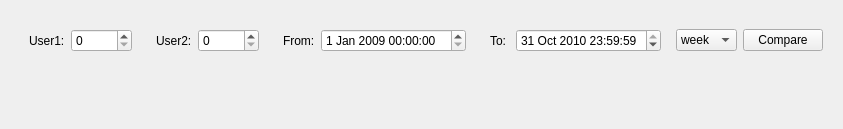
      <widget class="QWidget" name="c">
       <attribute name="title">
        <string>Comparison</string>
       </attribute>
       <layout class="QVBoxLayout" name="verticalLayout_17">
        <item>
         <widget class="QWidget" name="widget_15" native="true">
          <layout class="QHBoxLayout" name="horizontalLayout_18">
           <item>
            <widget class="QWidget" name="widget_18" native="true">
             <layout class="QHBoxLayout" name="horizontalLayout_13">
              <item>
               <widget class="QLabel" name="label_26">
                <property name="text">
                 <string>User1:</string>
                </property>
               </widget>
              </item>
              <item>
               <widget class="QSpinBox" name="user_1">
                <property name="maximum">
                 <number>22324</number>
                </property>
               </widget>
              </item>
             </layout>
            </widget>
           </item>
           <item>
            <widget class="QWidget" name="widget_19" native="true">
             <layout class="QHBoxLayout" name="horizontalLayout_15">
              <item>
               <widget class="QLabel" name="label_27">
                <property name="text">
                 <string>User2:</string>
                </property>
               </widget>
              </item>
              <item>
               <widget class="QSpinBox" name="user_2">
                <property name="maximum">
                 <number>22324</number>
                </property>
               </widget>
              </item>
             </layout>
            </widget>
           </item>
           <item>
            <widget class="QWidget" name="widget_20" native="true">
             <layout class="QHBoxLayout" name="horizontalLayout_16">
              <item>
               <widget class="QLabel" name="label_28">
                <property name="text">
                 <string>From:</string>
                </property>
               </widget>
              </item>
              <item>
               <widget class="QDateTimeEdit" name="time_start_3">
                <property name="dateTime">
                 <datetime>
                  <hour>0</hour>
                  <minute>0</minute>
                  <second>0</second>
                  <year>2009</year>
                  <month>1</month>
                  <day>1</day>
                 </datetime>
                </property>
               </widget>
              </item>
             </layout>
            </widget>
           </item>
           <item>
            <widget class="QWidget" name="widget_21" native="true">
             <layout class="QHBoxLayout" name="horizontalLayout_17">
              <item>
               <widget class="QLabel" name="label_29">
                <property name="text">
                 <string>To: </string>
                </property>
               </widget>
              </item>
              <item>
               <widget class="QDateTimeEdit" name="time_end_3">
                <property name="dateTime">
                 <datetime>
                  <hour>23</hour>
                  <minute>59</minute>
                  <second>59</second>
                  <year>2010</year>
                  <month>10</month>
                  <day>31</day>
                 </datetime>
                </property>
               </widget>
              </item>
             </layout>
            </widget>
           </item>
           <item>
            <widget class="QComboBox" name="comboBox_3">
             <item>
              <property name="text">
               <string>week</string>
              </property>
             </item>
             <item>
              <property name="text">
               <string>day</string>
              </property>
             </item>
             <item>
              <property name="text">
               <string>hour</string>
              </property>
             </item>
            </widget>
           </item>
           <item>
            <widget class="QPushButton" name="compare">
             <property name="text">
              <string>Compare</string>
             </property>
            </widget>
           </item>
          </layout>
         </widget>
        </item>
        <item>
         <widget class="QWidget" name="widget_22" native="true">
          <property name="sizePolicy">
           <sizepolicy hsizetype="Preferred" vsizetype="Expanding">
            <horstretch>0</horstretch>
            <verstretch>0</verstretch>
           </sizepolicy>
          </property>
          <layout class="QHBoxLayout" name="horizontalLayout_19">
           <item>
            <widget class="QChartView" name="userline" native="true">
             <property name="sizePolicy">
              <sizepolicy hsizetype="Expanding" vsizetype="Preferred">
               <horstretch>0</horstretch>
               <verstretch>0</verstretch>
              </sizepolicy>
             </property>
            </widget>
           </item>
           <item>
            <widget class="QWidget" name="widget_23" native="true">
             <property name="sizePolicy">
              <sizepolicy hsizetype="Expanding" vsizetype="Preferred">
               <horstretch>0</horstretch>
               <verstretch>0</verstretch>
              </sizepolicy>
             </property>
             <layout class="QVBoxLayout" name="verticalLayout_18">
              <item>
               <widget class="QChartView" name="pie_1" native="true">
                <property name="sizePolicy">
                 <sizepolicy hsizetype="Preferred" vsizetype="Expanding">
                  <horstretch>0</horstretch>
                  <verstretch>0</verstretch>
                 </sizepolicy>
                </property>
               </widget>
              </item>
              <item>
               <widget class="QChartView" name="pie_2" native="true">
                <property name="sizePolicy">
                 <sizepolicy hsizetype="Expanding" vsizetype="Expanding">
                  <horstretch>0</horstretch>
                  <verstretch>0</verstretch>
                 </sizepolicy>
                </property>
               </widget>
              </item>
             </layout>
            </widget>
           </item>
          </layout>
         </widget>
        </item>
       </layout>
      </widget>
